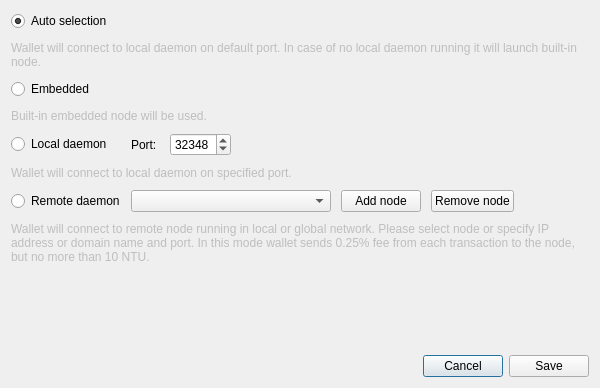
<?xml version="1.0" encoding="UTF-8"?>
<ui version="4.0">
 <class>ConnectionSettingsDialog</class>
 <widget class="QDialog" name="ConnectionSettingsDialog">
  <property name="windowModality">
   <enum>Qt::ApplicationModal</enum>
  </property>
  <property name="geometry">
   <rect>
    <x>0</x>
    <y>0</y>
    <width>600</width>
    <height>388</height>
   </rect>
  </property>
  <property name="windowTitle">
   <string>Connection settings</string>
  </property>
  <layout class="QGridLayout" name="gridLayout_2">
   <item row="2" column="0">
    <layout class="QHBoxLayout" name="horizontalLayout">
     <item>
      <spacer name="horizontalSpacer">
       <property name="orientation">
        <enum>Qt::Horizontal</enum>
       </property>
       <property name="sizeHint" stdset="0">
        <size>
         <width>40</width>
         <height>20</height>
        </size>
       </property>
      </spacer>
     </item>
     <item>
      <widget class="QPushButton" name="connectionCancelButton">
       <property name="text">
        <string>Cancel</string>
       </property>
      </widget>
     </item>
     <item>
      <widget class="QPushButton" name="connectionSaveButton">
       <property name="text">
        <string>Save</string>
       </property>
      </widget>
     </item>
    </layout>
   </item>
   <item row="0" column="0">
    <layout class="QGridLayout" name="gridLayout">
     <property name="sizeConstraint">
      <enum>QLayout::SetMaximumSize</enum>
     </property>
     <property name="verticalSpacing">
      <number>10</number>
     </property>
     <item row="0" column="0">
      <widget class="QRadioButton" name="radioButton_1">
       <property name="enabled">
        <bool>true</bool>
       </property>
       <property name="text">
        <string>Auto selection</string>
       </property>
       <property name="checked">
        <bool>true</bool>
       </property>
      </widget>
     </item>
     <item row="1" column="0" colspan="2">
      <widget class="QLabel" name="label">
       <property name="enabled">
        <bool>false</bool>
       </property>
       <property name="text">
        <string>Wallet will connect to local daemon on default port. In case of no local daemon running it will launch built-in node.</string>
       </property>
       <property name="wordWrap">
        <bool>true</bool>
       </property>
      </widget>
     </item>
     <item row="2" column="0">
      <widget class="QRadioButton" name="radioButton_2">
       <property name="text">
        <string>Embedded</string>
       </property>
      </widget>
     </item>
     <item row="3" column="0" colspan="2">
      <widget class="QLabel" name="label_2">
       <property name="enabled">
        <bool>false</bool>
       </property>
       <property name="text">
        <string>Built-in embedded node will be used.</string>
       </property>
       <property name="wordWrap">
        <bool>true</bool>
       </property>
      </widget>
     </item>
     <item row="4" column="0">
      <widget class="QRadioButton" name="radioButton_3">
       <property name="text">
        <string>Local daemon</string>
       </property>
      </widget>
     </item>
     <item row="4" column="1">
      <layout class="QHBoxLayout" name="horizontalLayout_2">
       <property name="spacing">
        <number>10</number>
       </property>
       <item>
        <widget class="QLabel" name="label_3">
         <property name="text">
          <string>Port: </string>
         </property>
        </widget>
       </item>
       <item>
        <widget class="QSpinBox" name="m_localDaemonPort">
         <property name="minimum">
          <number>0</number>
         </property>
         <property name="maximum">
          <number>65535</number>
         </property>
         <property name="value">
          <number>32348</number>
         </property>
         <property name="displayIntegerBase">
          <number>10</number>
         </property>
        </widget>
       </item>
       <item>
        <spacer name="horizontalSpacer_2">
         <property name="orientation">
          <enum>Qt::Horizontal</enum>
         </property>
         <property name="sizeHint" stdset="0">
          <size>
           <width>40</width>
           <height>20</height>
          </size>
         </property>
        </spacer>
       </item>
      </layout>
     </item>
     <item row="5" column="0" colspan="2">
      <widget class="QLabel" name="label_4">
       <property name="enabled">
        <bool>false</bool>
       </property>
       <property name="text">
        <string>Wallet will connect to local daemon on specified port.</string>
       </property>
       <property name="wordWrap">
        <bool>true</bool>
       </property>
      </widget>
     </item>
     <item row="6" column="0">
      <widget class="QRadioButton" name="radioButton_4">
       <property name="text">
        <string>Remote daemon</string>
       </property>
      </widget>
     </item>
     <item row="6" column="1">
      <layout class="QHBoxLayout" name="horizontalLayout_3">
       <property name="spacing">
        <number>10</number>
       </property>
       <item>
        <widget class="QComboBox" name="remoteNodesComboBox">
         <property name="minimumSize">
          <size>
           <width>200</width>
           <height>0</height>
          </size>
         </property>
         <property name="editable">
          <bool>false</bool>
         </property>
         <property name="insertPolicy">
          <enum>QComboBox::InsertAtTop</enum>
         </property>
        </widget>
       </item>
       <item>
        <widget class="QPushButton" name="addNodeButton">
         <property name="text">
          <string>Add node</string>
         </property>
         <property name="icon">
          <iconset resource="../../resources.qrc">
           <normaloff>:/icons/add</normaloff>:/icons/add</iconset>
         </property>
        </widget>
       </item>
       <item>
        <widget class="QPushButton" name="removeNodeButton">
         <property name="text">
          <string>Remove node</string>
         </property>
         <property name="icon">
          <iconset resource="../../resources.qrc">
           <normaloff>:/icons/remove</normaloff>:/icons/remove</iconset>
         </property>
        </widget>
       </item>
       <item>
        <spacer name="horizontalSpacer_3">
         <property name="orientation">
          <enum>Qt::Horizontal</enum>
         </property>
         <property name="sizeHint" stdset="0">
          <size>
           <width>40</width>
           <height>20</height>
          </size>
         </property>
        </spacer>
       </item>
      </layout>
     </item>
     <item row="7" column="0" colspan="2">
      <widget class="QLabel" name="label_5">
       <property name="enabled">
        <bool>false</bool>
       </property>
       <property name="sizePolicy">
        <sizepolicy hsizetype="Preferred" vsizetype="MinimumExpanding">
         <horstretch>0</horstretch>
         <verstretch>0</verstretch>
        </sizepolicy>
       </property>
       <property name="minimumSize">
        <size>
         <width>0</width>
         <height>40</height>
        </size>
       </property>
       <property name="text">
        <string>Wallet will connect to remote node running in local or global network. Please select node or specify IP address or domain name and port. In this mode wallet sends 0.25% fee from each transaction to the node, but no more than 10 NTU.</string>
       </property>
       <property name="wordWrap">
        <bool>true</bool>
       </property>
      </widget>
     </item>
    </layout>
   </item>
   <item row="1" column="0">
    <spacer name="verticalSpacer">
     <property name="orientation">
      <enum>Qt::Vertical</enum>
     </property>
     <property name="sizeHint" stdset="0">
      <size>
       <width>20</width>
       <height>40</height>
      </size>
     </property>
    </spacer>
   </item>
  </layout>
 </widget>
 <resources>
  <include location="../../resources.qrc"/>
 </resources>
 <connections>
  <connection>
   <sender>connectionCancelButton</sender>
   <signal>clicked()</signal>
   <receiver>ConnectionSettingsDialog</receiver>
   <slot>reject()</slot>
   <hints>
    <hint type="sourcelabel">
     <x>549</x>
     <y>259</y>
    </hint>
    <hint type="destinationlabel">
     <x>338</x>
     <y>140</y>
    </hint>
   </hints>
  </connection>
  <connection>
   <sender>connectionSaveButton</sender>
   <signal>clicked()</signal>
   <receiver>ConnectionSettingsDialog</receiver>
   <slot>accept()</slot>
   <hints>
    <hint type="sourcelabel">
     <x>630</x>
     <y>259</y>
    </hint>
    <hint type="destinationlabel">
     <x>338</x>
     <y>140</y>
    </hint>
   </hints>
  </connection>
  <connection>
   <sender>addNodeButton</sender>
   <signal>clicked()</signal>
   <receiver>ConnectionSettingsDialog</receiver>
   <slot>addNodeClicked()</slot>
   <hints>
    <hint type="sourcelabel">
     <x>361</x>
     <y>153</y>
    </hint>
    <hint type="destinationlabel">
     <x>290</x>
     <y>135</y>
    </hint>
   </hints>
  </connection>
  <connection>
   <sender>removeNodeButton</sender>
   <signal>clicked()</signal>
   <receiver>ConnectionSettingsDialog</receiver>
   <slot>removeNodeClicked()</slot>
   <hints>
    <hint type="sourcelabel">
     <x>459</x>
     <y>177</y>
    </hint>
    <hint type="destinationlabel">
     <x>299</x>
     <y>193</y>
    </hint>
   </hints>
  </connection>
 </connections>
</ui>
